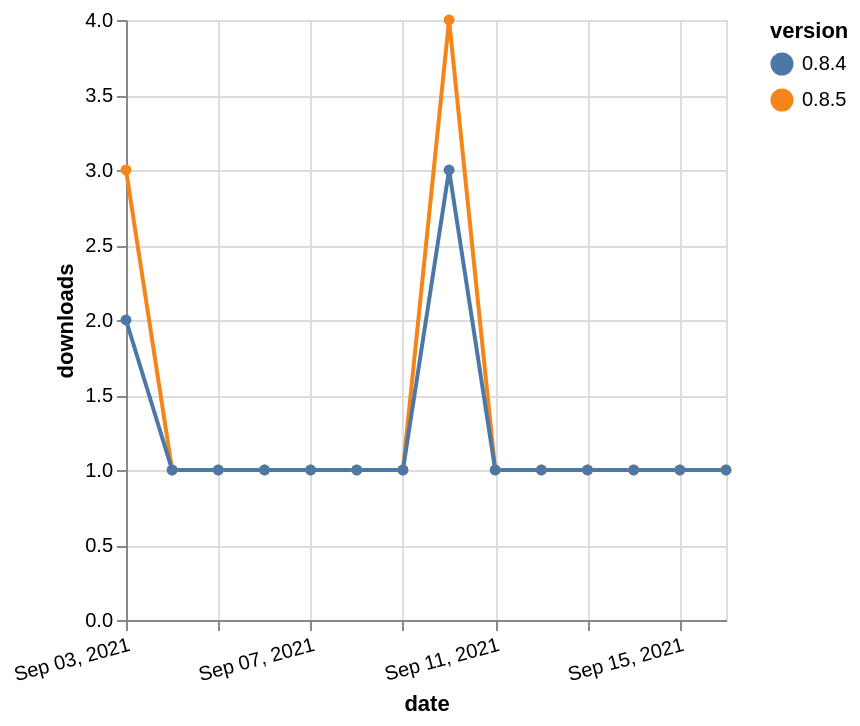

The specification (Vega-Lite) saved for this image:
### Vega-Lite specification from a JSON file in a GitHub repository (floating-point values rounded to 4 significant figures)
{"$schema": "https://vega.github.io/schema/vega-lite/v5.json", "description": "A simple bar chart with embedded data.", "data": {"values": [{"date": "2021-09-03", "total": 58, "delta": 3, "version": "0.8.5"}, {"date": "2021-09-04", "total": 59, "delta": 1, "version": "0.8.5"}, {"date": "2021-09-05", "total": 60, "delta": 1, "version": "0.8.5"}, {"date": "2021-09-06", "total": 61, "delta": 1, "version": "0.8.5"}, {"date": "2021-09-07", "total": 62, "delta": 1, "version": "0.8.5"}, {"date": "2021-09-08", "total": 63, "delta": 1, "version": "0.8.5"}, {"date": "2021-09-09", "total": 64, "delta": 1, "version": "0.8.5"}, {"date": "2021-09-10", "total": 68, "delta": 4, "version": "0.8.5"}, {"date": "2021-09-11", "total": 69, "delta": 1, "version": "0.8.5"}, {"date": "2021-09-12", "total": 70, "delta": 1, "version": "0.8.5"}, {"date": "2021-09-13", "total": 71, "delta": 1, "version": "0.8.5"}, {"date": "2021-09-14", "total": 72, "delta": 1, "version": "0.8.5"}, {"date": "2021-09-15", "total": 73, "delta": 1, "version": "0.8.5"}, {"date": "2021-09-16", "total": 74, "delta": 1, "version": "0.8.5"}, {"date": "2021-09-03", "total": 188, "delta": 2, "version": "0.8.4"}, {"date": "2021-09-04", "total": 189, "delta": 1, "version": "0.8.4"}, {"date": "2021-09-05", "total": 190, "delta": 1, "version": "0.8.4"}, {"date": "2021-09-06", "total": 191, "delta": 1, "version": "0.8.4"}, {"date": "2021-09-07", "total": 192, "delta": 1, "version": "0.8.4"}, {"date": "2021-09-08", "total": 193, "delta": 1, "version": "0.8.4"}, {"date": "2021-09-09", "total": 194, "delta": 1, "version": "0.8.4"}, {"date": "2021-09-10", "total": 197, "delta": 3, "version": "0.8.4"}, {"date": "2021-09-11", "total": 198, "delta": 1, "version": "0.8.4"}, {"date": "2021-09-12", "total": 199, "delta": 1, "version": "0.8.4"}, {"date": "2021-09-13", "total": 200, "delta": 1, "version": "0.8.4"}, {"date": "2021-09-14", "total": 201, "delta": 1, "version": "0.8.4"}, {"date": "2021-09-15", "total": 202, "delta": 1, "version": "0.8.4"}, {"date": "2021-09-16", "total": 203, "delta": 1, "version": "0.8.4"}]}, "width": "container", "mark": {"type": "line", "point": {"filled": true}}, "encoding": {"x": {"field": "date", "type": "temporal", "timeUnit": "yearmonthdate", "title": "date", "axis": {"labelAngle": -15}}, "y": {"field": "delta", "type": "quantitative", "title": "downloads"}, "color": {"field": "version", "type": "nominal"}, "tooltip": {"field": "delta"}}}
